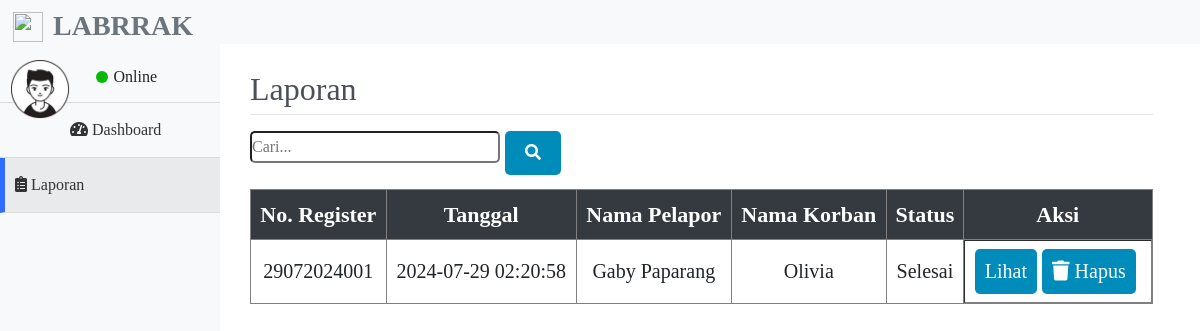
The app's page /laporan.php with its own data.
### tables this page shows
CREATE TABLE `pelaporan` (
  `nomor_register` varchar(100) NOT NULL,
  `tanggal` timestamp NOT NULL DEFAULT current_timestamp() ON UPDATE current_timestamp(),
  `nik` varchar(50) NOT NULL,
  `nama_pelapor` varchar(50) NOT NULL,
  `alamat_pelapor` varchar(100) NOT NULL,
  `pekerjaan_pelapor` varchar(50) NOT NULL,
  `hub_peldankor` varchar(50) NOT NULL,
  `nomor_pelapor` varchar(15) NOT NULL,
  `nama_korban` varchar(50) NOT NULL,
  `jk_korban` varchar(50) NOT NULL,
  `alamat_korban` varchar(100) NOT NULL,
  `pekerjaan_korban` varchar(50) NOT NULL,
  `nomor_korban` varchar(15) NOT NULL,
  `jenis_kasus` varchar(50) NOT NULL,
  `kronologi` text NOT NULL,
  `tindak_lanjut` text NOT NULL,
  `status` varchar(100) NOT NULL DEFAULT 'Menunggu Konfirmasi'
);

### laporan.php (the view, shortened to what this page needs)
<?php
    require "function/functions.php";
?>
<!DOCTYPE html>
<html lang="en">
<head>
    <link rel="stylesheet" href="css/bootstrap.css">
    <link rel="stylesheet" href="css/bootstrap.min.css">
    <link rel="stylesheet" href="css/bootstrap-reboot.min.css">
    <link rel="stylesheet" href="https://use.fontawesome.com/releases/v5.6.3/css/all.css"
>
    <link rel="stylesheet" href="css/styler.css?v=1.0">
    <link rel="stylesheet" href="css/dashboard.css?v=1.0">
</head>
<body>
    <div class="header">
        <img src="img/logoIcon.png" width="30px" height="30px" class="float-left logo-fav">
        <h3 class="text-secondary font-weight-bold float-left logo pt-3">LABRRAK</h3>
    </div>
    <div class="sidebar">
        <nav>
            <ul>
                <li>
                    <img src="img/user.png" class="img-fluid profile float-left" width="60px">
                    <div class="online online2">
                        <p class="float-right ontext">Online</p>
                        <div class="on float-right"></div>
                    </div>
                </li>
                <a href="dashboard.php" style="text-decoration: none;">
                    <li>
                        <div>
                            <span class="fas fa-tachometer-alt"></span>
                            <span>Dashboard</span>
                        </div>
                    </li>
                </a>
                <a href="laporan.php" style="text-decoration: none;">
                    <li class="aktif" style="border-left: 5px solid #306bff;">
                        <div>
                            <span><i class="fas fa-clipboard-list"></i></span>
                            <span>Laporan</span>
                        </div>
                    </li>
                </a>
            </ul>
        </nav>
    </div>
    <div class="main-content khusus">
        <div class="konten khusus2">
            <div class="konten_dalem khusus3">
                <h2 class="heade" style="color: #4b4f58;">Laporan</h2>
                <hr style="margin-top: -2px;">
                <?php
                $where_clause = "";
                ?>
                <form method="GET">
                <input class="search" type="text" name="search_keyword" placeholder="Cari...">
                <button class="button-search" type="submit"><i class="fa fa-search"></i></button>
                <br><br>
                </form>
                <?php
                $query=mysqli_query($koneksi,"SELECT * FROM pelaporan $where_clause ORDER BY status ASC, tanggal ASC");
                ?>
                    <div class="tabels">
                        <table border="1">
                            <thead>
                                <tr>
                                    <th>No. Register</th>
                                    <th>Tanggal</th>
                                    <th>Nama Pelapor</th>
                                    <th>Nama Korban</th>
                                    <th>Status</th>
                                    <th>Aksi</th>
                                </tr>
                            </thead>
                            <tbody>
                            <?php
                            $row=mysqli_num_rows($query);
                            while($row>0){
                                if($row>0){
                                    $data=mysqli_fetch_assoc($query);
                            ?>
                                <tr>
                                    <td><?php echo $data['nomor_register']; ?></td>
                                    <td><?php echo $data['tanggal']; ?></td>
                                    <td><?php echo $data['nama_pelapor']; ?></td>
                                    <td><?php echo $data['nama_korban']; ?></td>
                                    <td><?php echo $data['status']; ?></td>
                                    <td class="action">
                                            <a
                                                href="lihat_detail_data.php?noreg=<?php echo $data['nomor_register'] ?>&lihat">Lihat</a>
                                            <a
                                                href="hapus_data.php?nomor_register=<?php echo $data['nomor_register'] ?>&hapus"><i class="fa fa-trash"></i> Hapus</a>
                                            </td>
                                </tr>
                            <?php
                                $row--;
                                }
                            }
                                ?>
                        </tbody>
                    </table>
                </div>
            </div>
        </div>
    </div>
</body>
</html>

### css/styler.css (style rules this page uses)
* { padding: 0; margin: 0; box-sizing: border-box; }
html, body { height: 100%; }
.header { position: fixed; height: 44px; width: 100%; background: #f8f9fa; z-index: 4; }
h3.logo { line-height: 44px; margin-left: 10px; }
.logo-fav { margin-left: 13px; margin-top: 10px; }
.sidebar { position: fixed; width: 100%; background: #f8f9fa; height: 100%; z-index: 3; padding-top: 44px; }
.konten_dalem { width: 95%; }
.aktif { background: #e9eaeb; }
span { color: #333; }
.sidebar ul { list-style: none; padding: 0; margin: 0; }
.sidebar ul li { padding: 15px 10px; cursor: pointer; border-bottom: 1px solid rgb(221, 219, 219); }
.sidebar ul li i { color: #333; }
.main-content { padding-top: 50px; }
div.konten { margin-left: 50px; margin-top: 20px; }
th { background: #529fc1; color: #fff; padding: 5px; text-align: center; }
td { line-height: 35px; text-align: center; }
.online { font-size: 12pt; margin-right: 42px; }
.online2 { margin-right: 53px; }
.on { width: 12px; height: 12px; border-radius: 50%; background: rgb(7, 184, 7); margin-top: -16px; }
.ontext { margin-top: -22px; margin-left: 5px; }
.profile { transition: 1.2s; }
.search { color: #4b4f58; }
@media screen and (min-width: 600px) { .sidebar { width: 80px; } }
@media screen and (min-width: 600px) { .sidebar ul li span:nth-child(2) { display: none; } }
@media screen and (min-width: 600px) { .sidebar ul li { text-align: center; } }
@media screen and (min-width: 600px) { .sidebar ul li i { font-size: 26px; } }
@media screen and (min-width: 600px) { .main-content { margin-left: 80px; } }
@media screen and (min-width: 1000px) { .sidebar { width: 220px; } }
@media screen and (min-width: 1000px) { .sidebar ul li { text-align: left; } }
@media screen and (min-width: 1000px) { .sidebar ul li span:nth-child(2) { display: inline; } }
@media screen and (min-width: 1000px) { .sidebar ul li i { font-size: 16px; } }
@media screen and (min-width: 1000px) { .main-content { margin-left: 200px; } }

### laporan.php (style rules this page uses)
* { font-family: 'Calibri'; }
body { margin: 0; padding: 0; }
.header { display: flex; align-items: center; margin-bottom: 20px; }
.button-search { display: inline-block; padding: 10px 20px; border: none; border-radius: 5px; cursor: pointer; margin-right: 10px; float: left; background-color: #008CBA; color: white; }
.search { float: left; background-color: #008CBA; color: white; background: #fff; height: 32px; width: 250px; margin-right: 5px; border-radius: 5px; color: #000; }
table { border-collapse: collapse; width: 100%; }
th, td { text-align: center; padding: 8px; }
td { font-size: 20px; }
th { background-color: #343A40; color: white; font-size: 22px; }
.action { display: flex; justify-content: center; }
.action a { background-color: #008CBA; color: white; border: none; border-radius: 5px; padding: 5px 10px; margin-right: 5px; cursor: pointer; }
.tabels { max-height: 300px; overflow-y: auto; margin-top: 10px; }

### records on screen
pelaporan: nomor_register "29072024001", tanggal "2024-07-29 02:20:58", nama_pelapor "Gaby Paparang", nama_korban "Olivia", status "Selesai"
